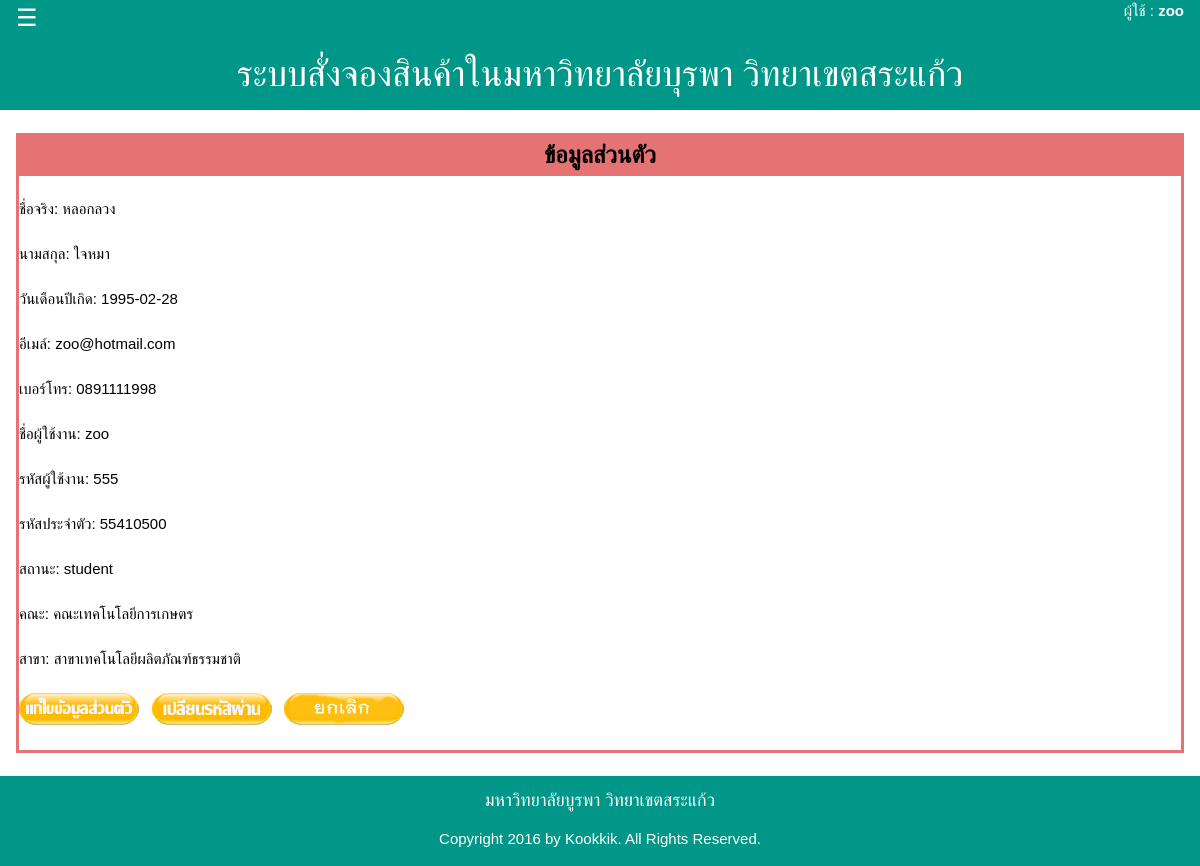
Page /source/show_person_admin.php (signed in) on the committed database.
### tables this page shows
CREATE TABLE `person` (
  `Person_Id` int(10) unsigned NOT NULL auto_increment,
  `Title_Id` varchar(20) NOT NULL,
  `Person_Fname` varchar(50) default NULL,
  `Person_Lname` varchar(50) default NULL,
  `Person_Birthday` date default NULL,
  `Person_email` varchar(50) default NULL,
  `Person_Phone` int(10) unsigned zerofill default NULL,
  `Person_Username` varchar(20) NOT NULL,
  `Person_Password` varchar(30) NOT NULL,
  `Person_UniversityCode` int(10) unsigned NOT NULL,
  `Person_Position` varchar(10) NOT NULL,
  `Fac_Id` int(11) NOT NULL,
  `Branch_Id` int(11) NOT NULL,
  PRIMARY KEY  (`Person_Id`)
);

CREATE TABLE `faculty` (
  `Fac_Id` int(11) NOT NULL auto_increment,
  `Fac_Name` varchar(30) NOT NULL,
  PRIMARY KEY  (`Fac_Id`)
);

CREATE TABLE `branch` (
  `Branch_Id` int(11) NOT NULL auto_increment,
  `Branch_Name` varchar(100) NOT NULL,
  `Fac_Id` int(11) NOT NULL,
  PRIMARY KEY  (`Branch_Id`)
);

### source/show_person_admin.php (the view, shortened to what this page needs)
<?php
include ("layout.php");
include ("config.php");
?>
<div id="kk-content">
	<div class="w3-container">
<br />
		<table width="100%" border="2" align="center" cellpadding="0" cellspacing="0" bordercolor="#E57373">
	<tr>
			  <td height = "40" bgcolor="#E57373"><div align="center"><strong><font size = "5">ข้อมูลส่วนตัว</font></strong></div></td>
        </tr>
	<tr>
<td>
	<?php
	$strSQL = "SELECT * FROM person WHERE Person_Username='".$_SESSION[strUsername]."'";
	$objQuery = $mysqli->query($strSQL);
	$objResult = $objQuery->fetch_assoc();
	$Fname=$objResult[Person_Fname];
	$Lname=$objResult[Person_Lname];
	$Birthday=$objResult[Person_Birthday];
	$Email=$objResult[Person_email];
	$Phone=$objResult[Person_Phone];
	$Username=$objResult[Person_Username];
	$Password=$objResult[Person_Password];
	$UniCode=$objResult[Person_UniversityCode];
	$Position=$objResult[Person_Position];
	$strSQLfaculty = "SELECT * FROM faculty WHERE Fac_Id='".$objResult[Fac_Id]."'";
	$objQueryfaculty = $mysqli->query($strSQLfaculty);
	$objResultfaculty = $objQueryfaculty->fetch_assoc();
	$Faculty=$objResultfaculty[Fac_Name];
	$strSQLbranch = "SELECT * FROM branch WHERE Branch_Id='".$objResult[Branch_Id]."'";
	$objQuerybranch = $mysqli->query($strSQLbranch);
	$objResultbranch = $objQuerybranch->fetch_assoc();
	$Branch=$objResultbranch[Branch_Name];
	?>
      <br />
<?
		echo "ชื่อจริง: ".$Fname."<br /><br />";
		echo "นามสกุล: ".$Lname."<br /><br />";
		echo "วันเดือนปีเกิด: ".$Birthday."<br /><br />";
		echo "อีเมล์: ".$Email."<br /><br />";
		echo "เบอร์โทร: ".$Phone."<br /><br />";
		echo "ชื่อผู้ใช้งาน: ".$Username."<br /><br />";
		echo "รหัสผู้ใช้งาน: ".$Password."<br /><br />";
		echo "รหัสประจำตัว: ".$UniCode."<br /><br />";
		echo "สถานะ: ".$Position."<br /><br />";
        echo "คณะ: ".$Faculty."<br /><br />";
        echo "สาขา: ".$Branch."<br /><br />";
?>
             <a href="edit_person_admin.php?Person_Id=<?=$Person_Id;?>"><img src="image/editcus.png" width="120" height="33" border="0" /></a>&nbsp;&nbsp;
             <a href="edit_password_admin.php?Person_Id=<?=$Person_Id;?>"><img src="image/editpass.png" width="120" height="33" border="0" /></a>&nbsp;&nbsp;
             <a href="main_admin.php"><img src="image/cancel.png" width="120" height="33" border="0" /></a>
			<br /><br />
		</td>
  </tr>
</table>
<br />
  </div></div>

### source/css/w3.css (style rules this page uses)
*,*:before,*:after { box-sizing:inherit }
html { -ms-text-size-adjust:100%;-webkit-text-size-adjust:100% }
body { margin:0 }
a { background-color:transparent;-webkit-text-decoration-skip:objects }
img { border-style:none }
html,body { font-family:Verdana,sans-serif;font-size:15px;line-height:1.5 }
html { overflow-x:hidden }
img { margin-bottom:-5px }
a { color:inherit }
.w3-container:after,.w3-panel:after,.w3-row:after,.w3-row-padding:after,.w3-topnav:after,.w3-clear:after,.w3-btn-group:before,.w3-btn-group:after,.w3-btn-bar:before,.w3-btn-bar:after { content:"";display:table;clear:both }
.w3-container { padding:0.01em 16px }

### rows in the picture
person: Person_Fname "หลอกลวง", Person_Lname "ใจหมา", Person_Birthday "1995-02-28", Person_email "zoo@hotmail.com", Person_Phone "0891111998", Person_Username "zoo", Person_Password "555", Person_UniversityCode "55410500", Person_Position "student"
faculty: Fac_Name "คณะเทคโนโลยีการเกษตร"
branch: Branch_Name "สาขาเทคโนโลยีผลิตภัณฑ์ธรรมชาติ"

### other values in the picture
$_SESSION["strUsername"] "zoo"
